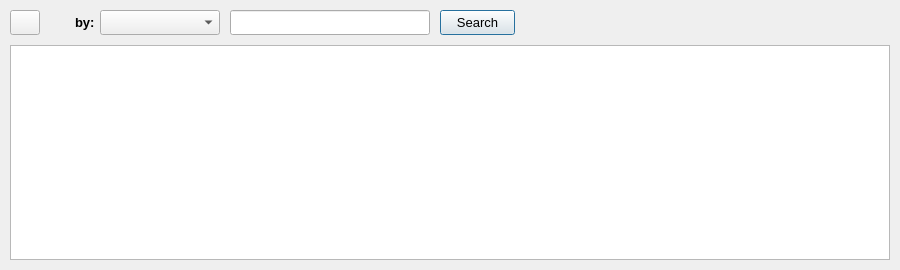
<?xml version="1.0" encoding="UTF-8"?>
<ui version="4.0">
 <class>Book_search</class>
 <widget class="QDialog" name="Book_search">
  <property name="geometry">
   <rect>
    <x>0</x>
    <y>0</y>
    <width>900</width>
    <height>270</height>
   </rect>
  </property>
  <property name="font">
   <font>
    <pointsize>10</pointsize>
   </font>
  </property>
  <property name="windowTitle">
   <string>Book search</string>
  </property>
  <property name="windowIcon">
   <iconset resource="resources.qrc">
    <normaloff>:/Files/Resources/Icons/library_icon.ico</normaloff>:/Files/Resources/Icons/library_icon.ico</iconset>
  </property>
  <widget class="QPushButton" name="btn_back">
   <property name="geometry">
    <rect>
     <x>10</x>
     <y>10</y>
     <width>30</width>
     <height>25</height>
    </rect>
   </property>
   <property name="text">
    <string/>
   </property>
   <property name="icon">
    <iconset resource="resources.qrc">
     <normaloff>:/Files/Resources/Icons/back.ico</normaloff>:/Files/Resources/Icons/back.ico</iconset>
   </property>
   <property name="iconSize">
    <size>
     <width>25</width>
     <height>20</height>
    </size>
   </property>
   <property name="autoDefault">
    <bool>false</bool>
   </property>
  </widget>
  <widget class="QLabel" name="label_magnifier">
   <property name="geometry">
    <rect>
     <x>50</x>
     <y>13</y>
     <width>20</width>
     <height>20</height>
    </rect>
   </property>
   <property name="text">
    <string/>
   </property>
   <property name="pixmap">
    <pixmap resource="resources.qrc">:/Files/Resources/Icons/magnifier.ico</pixmap>
   </property>
   <property name="scaledContents">
    <bool>true</bool>
   </property>
  </widget>
  <widget class="QLabel" name="label_by">
   <property name="geometry">
    <rect>
     <x>75</x>
     <y>10</y>
     <width>25</width>
     <height>25</height>
    </rect>
   </property>
   <property name="font">
    <font>
     <pointsize>10</pointsize>
     <weight>75</weight>
     <bold>true</bold>
    </font>
   </property>
   <property name="text">
    <string>by:</string>
   </property>
  </widget>
  <widget class="QComboBox" name="combo_box_search_by">
   <property name="geometry">
    <rect>
     <x>100</x>
     <y>10</y>
     <width>120</width>
     <height>25</height>
    </rect>
   </property>
   <property name="font">
    <font>
     <pointsize>10</pointsize>
    </font>
   </property>
  </widget>
  <widget class="QLineEdit" name="line_edit_search_text">
   <property name="geometry">
    <rect>
     <x>230</x>
     <y>10</y>
     <width>200</width>
     <height>25</height>
    </rect>
   </property>
  </widget>
  <widget class="QPushButton" name="btn_search">
   <property name="geometry">
    <rect>
     <x>440</x>
     <y>10</y>
     <width>75</width>
     <height>25</height>
    </rect>
   </property>
   <property name="text">
    <string>Search</string>
   </property>
  </widget>
  <widget class="QTableView" name="table_view_result">
   <property name="geometry">
    <rect>
     <x>10</x>
     <y>45</y>
     <width>880</width>
     <height>215</height>
    </rect>
   </property>
  </widget>
 </widget>
 <resources>
  <include location="resources.qrc"/>
 </resources>
 <connections/>
</ui>
